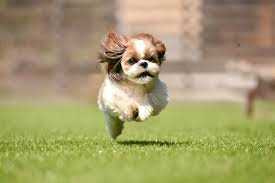
#> input picture img/dog_run.jpg, 275 x 183 px
$ python t8.py
#> lines starting #> are read from the running program, lines starting #| are printed output that depends on the picture
import cv2


def main():
    image = cv2.imread('../img/dog_run.jpg')
#> image is the input picture: shape (183, 275, 3); mean B, G, R 108.3, 156.6, 164.5

    ret, binary = cv2.threshold(image, 120, 255, cv2.THRESH_BINARY)
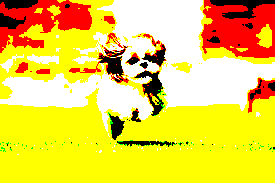
#> binary: shape (183, 275, 3); mean B, G, R 72.4, 208.3, 239.2

    cv2.imshow('image', image)
    cv2.imshow('binary', binary)

    cv2.waitKey(0)
    cv2.destroyAllWindows()


if __name__ == '__main__':
    main()

$ run again, with img/cat_cute.jpg copied over img/dog_run.jpg
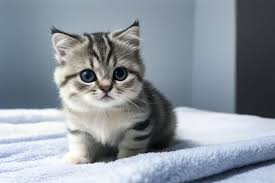
#> input picture img/cat_cute.jpg, 275 x 183 px
#> in main, image is the input picture: shape (183, 275, 3); mean B, G, R 157.3, 148.3, 139.8
#> in main, `ret, binary = cv2.threshold(image, 120, 255, cv2.THRESH_BINARY)`:
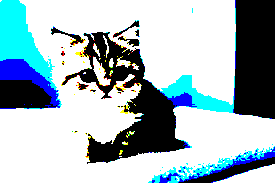
#> binary: shape (183, 275, 3); mean B, G, R 189, 181.2, 161

$ run again, with img/cat_sleep.jpg copied over img/dog_run.jpg
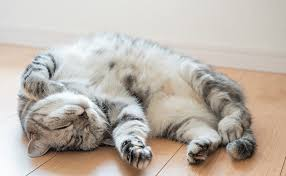
#> input picture img/cat_sleep.jpg, 286 x 176 px
#> in main, image is the input picture: shape (176, 286, 3); mean B, G, R 170.9, 180.3, 189.3
#> in main, `ret, binary = cv2.threshold(image, 120, 255, cv2.THRESH_BINARY)`:
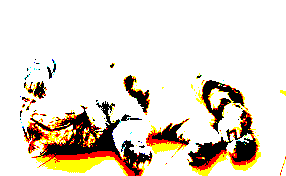
#> binary: shape (176, 286, 3); mean B, G, R 206.5, 219.5, 229

$ run again, with img/dog_surprise.jpg copied over img/dog_run.jpg
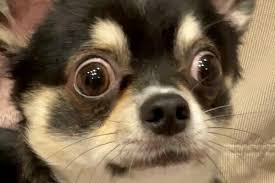
#> input picture img/dog_surprise.jpg, 275 x 183 px
#> in main, image is the input picture: shape (183, 275, 3); mean B, G, R 78.4, 101.7, 120.3
#> in main, `ret, binary = cv2.threshold(image, 120, 255, cv2.THRESH_BINARY)`:
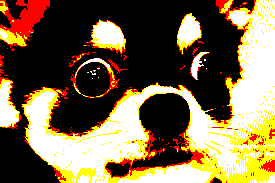
#> binary: shape (183, 275, 3); mean B, G, R 74.4, 105.3, 124.3
